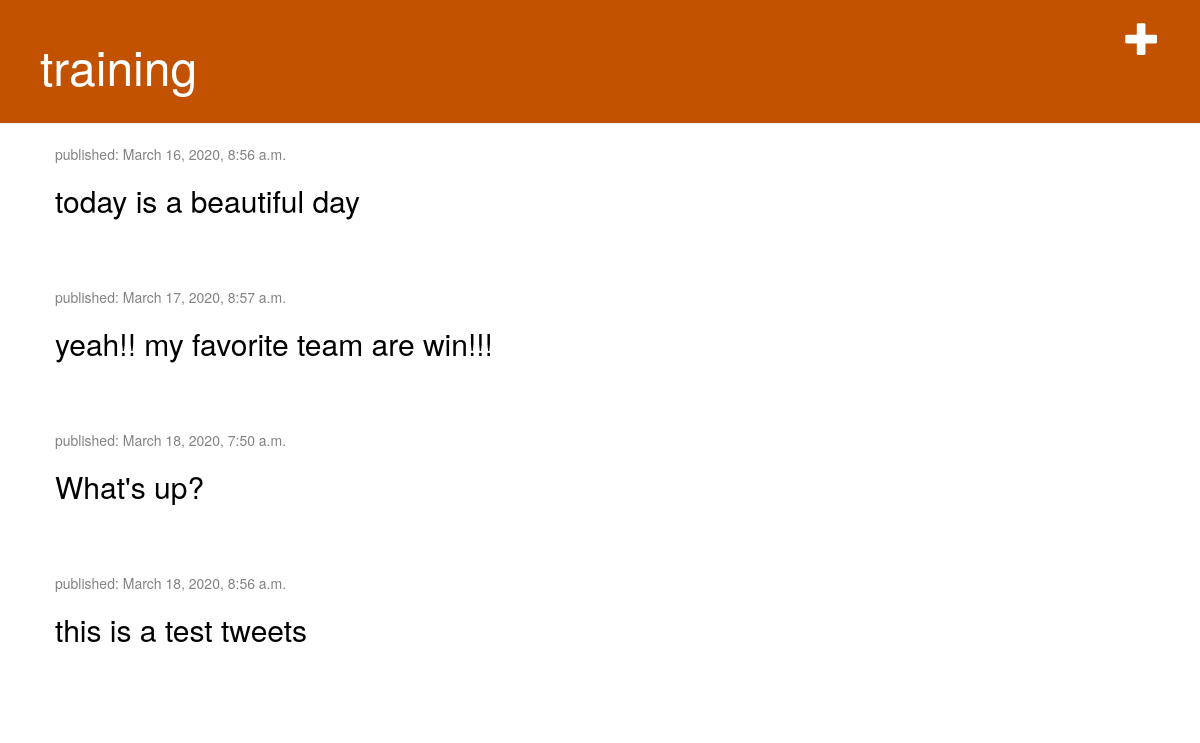
Before: / with the older database file.
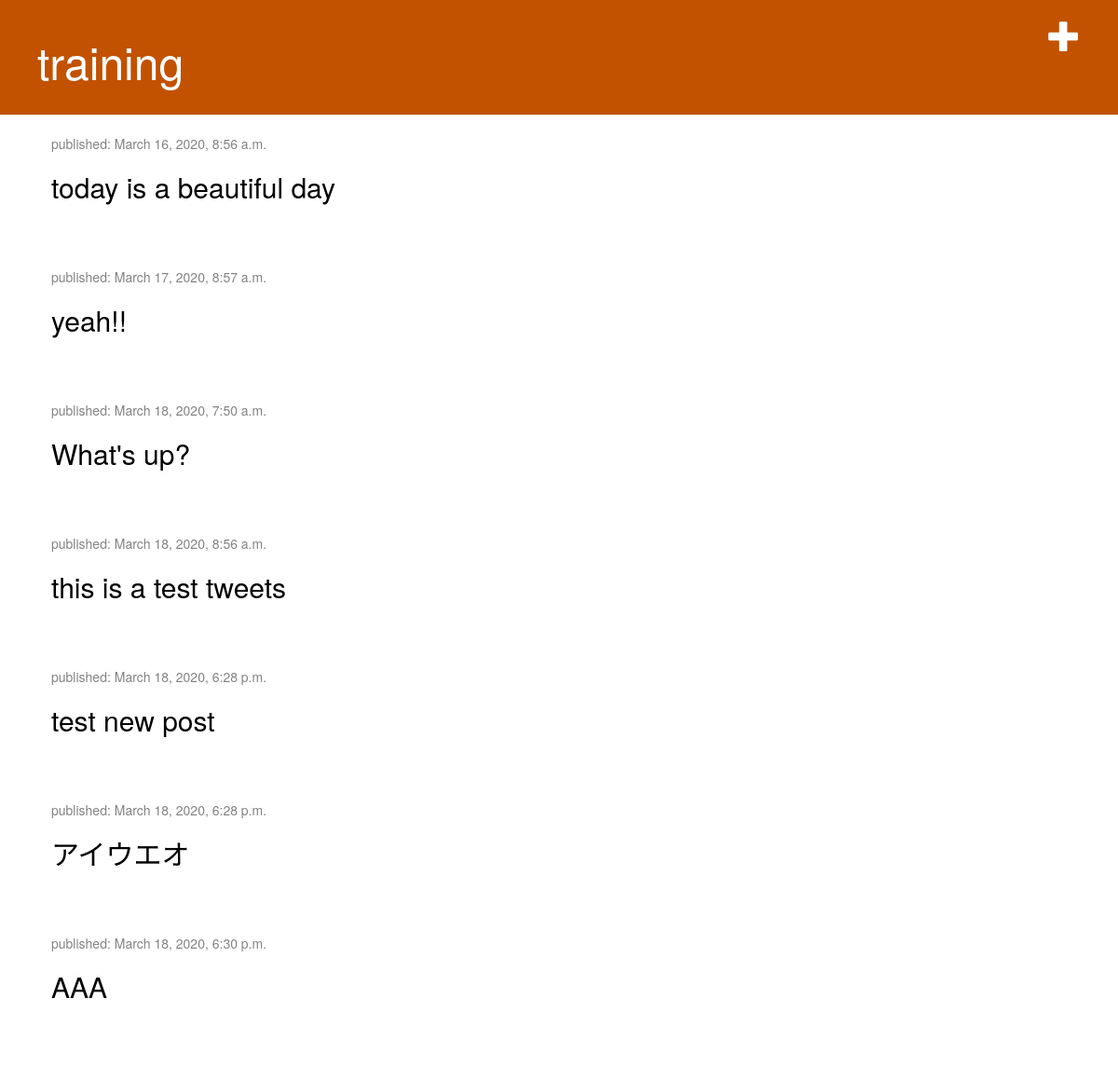
After: the same page with the newer database file.
### post/models.py (models this page shows, shortened)
class post(models.Model):
    post_text = models.CharField(max_length=140)
    post_date = models.DateTimeField('date posted')

### post/views.py (the view)
# urls.py: path('', views.post_list, name='post_list'),
def post_list(request):
    posts = post.objects.filter(post_date__lte=timezone.now()).order_by('post_date')
    return render(request, 'post/post_list.html', {'posts': posts})

### post/templates/post/post_list.html
{% extends 'post/base.html' %}
{% block content %}
    {% for post in posts %}
        <div class="post">
            <div class="date">
                <p>published: {{ post.post_date }}</p>
            </div>
            <h2><a href="{% url 'post_detail' pk=post.pk %}">{{ post.post_text|linebreaksbr}}</a></h2>
        </div>
    {% endfor %}
{% endblock %}

### post/templates/post/base.html (shortened to what this page needs)
{% load static %}
<html>
    <head>
        <link rel="stylesheet" href="//maxcdn.bootstrapcdn.com/bootstrap/3.2.0/css/bootstrap.min.css">
        <link rel="stylesheet" href="//maxcdn.bootstrapcdn.com/bootstrap/3.2.0/css/bootstrap-theme.min.css">
        <link rel="stylesheet" href="{% static 'css/post.css' %}">
    </head>
    <body>
        <div class="page-header">
            <a href="{% url 'post_new' %}" class="top-menu"><span class="glyphicon glyphicon-plus"></span></a>
            <h1><a href="/">training</a></h1>
        </div>
        <div class="content container">
            <div class="row">
                <div class="col-md-8">
                {% block content %}
                {% endblock %}
                </div>
            </div>
        </div>
    </body>
</html>

### post/static/css/post.css (style rules this page uses)
.page-header { background-color: #C25100; margin-top: 0; padding: 20px 20px 20px 40px; }
.page-header h1, .page-header h1 a, .page-header h1 a:visited, .page-header h1 a:active { color: #ffffff; font-size: 36pt; text-decoration: none; }
.content { margin-left: 40px; }
.date { color: #828282; }
.top-menu, .top-menu:hover, .top-menu:visited { color: #ffffff; float: right; font-size: 26pt; margin-right: 20px; }
.post { margin-bottom: 70px; }
.post h2 a, .post h2 a:visited { color: #000000; }

Changed rows visible on the page:
changed post: post_text "yeah!! my favorite team are win!!!" → "yeah!!"
added post: post_date "March 18, 2020, 6:28 p.m.", post_text "test new post"
added post: post_date "March 18, 2020, 6:28 p.m.", post_text "アイウエオ"
added post: post_date "March 18, 2020, 6:30 p.m.", post_text "AAA"
